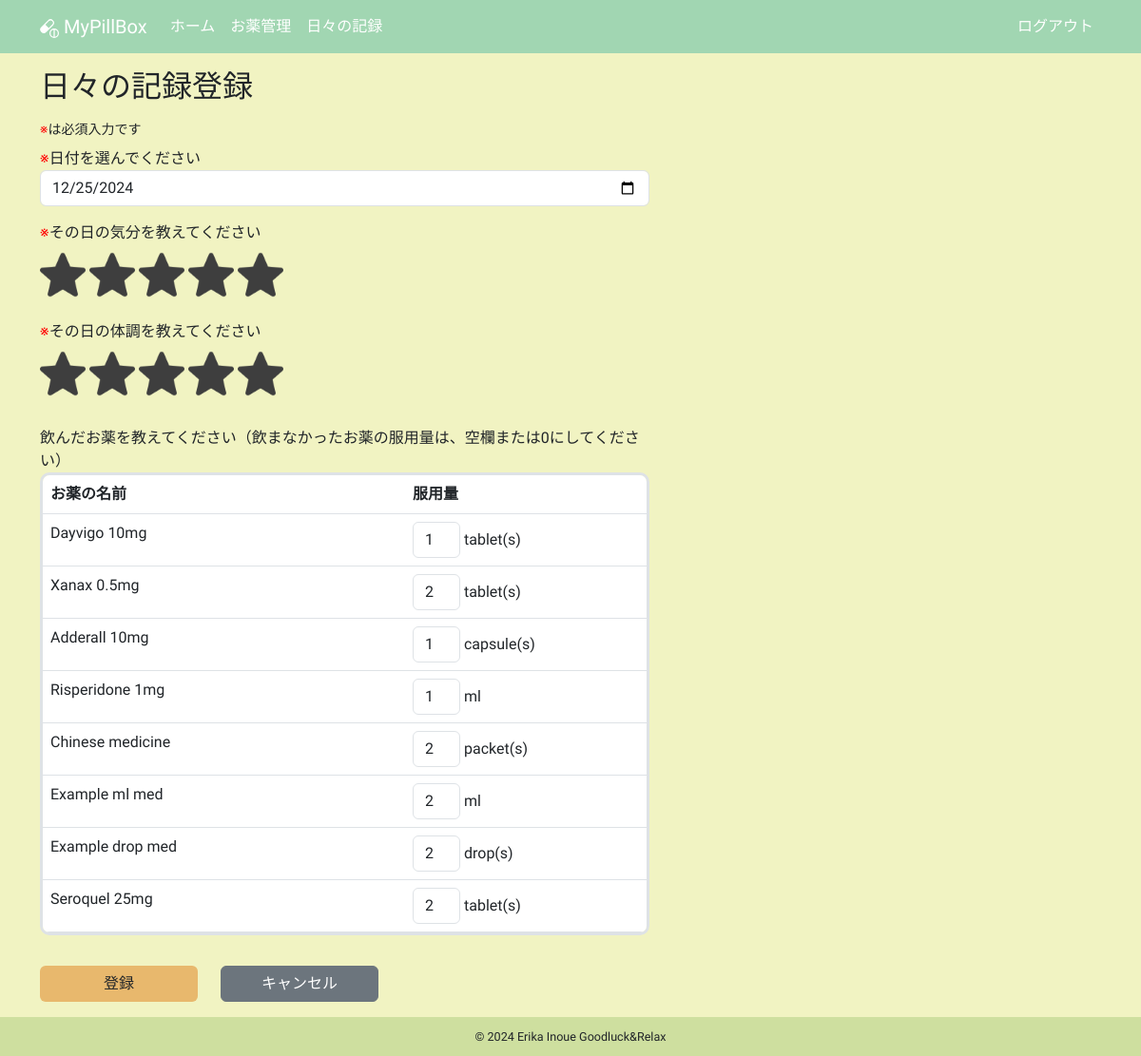
The page /logs/create_daily_log (signed in) on the database its author committed.
### app/models.py (models this page shows, shortened)
class Medicine(db.Model):
    __tablename__ = "medicines"
    id: so.Mapped[int] = so.mapped_column(primary_key=True)
    name: so.Mapped[str] = so.mapped_column(sa.String(100))
    taking_start_date: so.Mapped[datetime.date] = so.mapped_column(sa.Date)
    dose_per_day: so.Mapped[Optional[float]]
    taking_timing: so.Mapped[Optional[str]] = so.mapped_column(sa.String(100))
    memo: so.Mapped[Optional[str]] = so.mapped_column(sa.Text)
    rating: so.Mapped[Optional[int]] = so.mapped_column(default=0)
    is_active: so.Mapped[bool] = so.mapped_column(sa.Boolean)
    taking_unit: so.Mapped[str] = so.mapped_column(sa.String(10))
    user_id: so.Mapped[int] = so.mapped_column(sa.ForeignKey(User.id))
    user: so.Mapped[User] = so.relationship(back_populates="medicines")
    daily_log_details: so.Mapped[list["DailyLogDetail"]] = so.relationship(
        cascade="all, delete-orphan", back_populates="medicine"
    )

### app/logs/routes.py (the view, shortened to what this page needs)
@bp.route("/create_daily_log", methods=["GET", "POST"])
@login_required
def create_daily_log():
    title = _("日々の記録登録")
    form = DailyLogForm()
    active_query = (
        sa.select(Medicine)
        .where(Medicine.user == current_user, Medicine.is_active == True)
        .order_by(Medicine.id)
    )
    active_medicines = db.session.scalars(active_query).all()
    locale = g.locale
    formatted_units = {
        med.id: format_unit(med.taking_unit, locale) for med in active_medicines
    }
    form.details.min_entries = len(active_medicines)
    for medicine in active_medicines:
        detail_entry = form.details.append_entry()
        detail_entry.dose.data = (
            int(medicine.dose_per_day)
            if medicine.dose_per_day and medicine.dose_per_day.is_integer()
            else medicine.dose_per_day
        )
    return render_template(
        "logs/create_daily_log.html",
        form=form,
        medicines=active_medicines,
        title=title,
        unit_labels=formatted_units,
    )

### app/logs/forms.py (shortened to what this page needs)
class DailyLogForm(FlaskForm):
    date = DateField(
        _l("日付を選んでください"),
        format="%Y-%m-%d",
        validators=[DataRequired(message=_l("日付は必須入力です"))],
    )
    mood = HiddenField(
        _l("その日の気分を教えてください"),
        validators=[DataRequired(message=_l("気分は必須入力です"))],
    )
    condition = HiddenField(
        _l("その日の体調を教えてください"),
        validators=[DataRequired(message=_l("体調は必須入力です"))],
    )
    details = FieldList(FormField(DailyLogDetailForm))
    submit = SubmitField(_l("登録"))

class DailyLogDetailForm(Form):
    dose = MyFloatField(_l("服用量"))

### app/__init__.py (called while the page is built)
def get_locale():
    return request.accept_languages.best_match(current_app.config["LANGUAGES"])

### app/helpers.py (called while the page is built)
def format_unit(taking_unit, locale):
    if locale.startswith("en"):
        if taking_unit in ["tablet", "capsule", "packet", "drop"]:
            return f"{taking_unit}(s)"
        return taking_unit  # デフォルトの表示
    return unit_labels.get(taking_unit, taking_unit)  # 日本語版

### app/main/routes.py (called while the page is built)
@bp.before_app_request
def before_request():
    g.locale = str(get_locale())

### app/models.py (called while the page is built)
@login.user_loader
def load_user(id):
    return db.session.get(User, int(id))

### app/templates/logs/create_daily_log.html (shortened to what this page needs)
{% extends "base.html" %}
{% block content %}
  <h2 class="mb-3">{{ _("日々の記録登録") }}</h2>
  {% if not medicines %}
    <p>{{ _("服用中のお薬がありません まず、お薬管理メニューから服用中のお薬を登録しましょう") }}</p>
  {% else %}
    <small class="d-block mb-2"><span class="red">※</span>{{ _("は必須入力です") }}</small>
    <form action="" method="post" novalidate>
      <div class="row">
        <div class="col-12 col-lg-7 mb-3">
          <span class="red">※</span>{{ form.date.label }}
          {{ form.date(class="form-control" + (" is-invalid" if form.date.errors else "") ) }}
        </div>
        <div class="col-12 col-lg-7 mb-3">
          <span class="red">※</span>{{ form.mood.label }}
          <br>
          {% for i in range(1, 6) %}
            {% if form.mood.data|int >= i %}
              <img src="{{ url_for('static', filename='images/star_on.png') }}"
                   id="{{ i }}"
                   class="star star-rating mood-star rating-checked my-2"
                   onclick="StarRate(this)"
                   alt="star">
            {% else %}
              <img src="{{ url_for('static', filename='images/star_on.png') }}"
                   id="{{ i }}"
                   class="star star-rating mood-star my-2"
                   onclick="StarRate(this)"
                   alt="star">
            {% endif %}
          {% endfor %}
        </div>
        <div class="col-12 col-lg-7 mb-4">
          <span class="red">※</span>{{ form.condition.label }}
          <br>
          {% for i in range(1, 6) %}
            {% if form.condition.data|int >= i %}
              <img src="{{ url_for('static', filename='images/star_on.png') }}"
                   id="{{ i }}"
                   class="star star-rating condition-star rating-checked my-2"
                   onclick="StarRate(this)"
                   alt="star">
            {% else %}
              <img src="{{ url_for('static', filename='images/star_on.png') }}"
                   id="{{ i }}"
                   class="star star-rating condition-star my-2"
                   onclick="StarRate(this)"
                   alt="star">
            {% endif %}
          {% endfor %}
        </div>
        <div class="col-12 col-lg-7 mb-3">
          <p class="mb-0">{{ _("飲んだお薬を教えてください（飲まなかったお薬の服用量は、空欄または0にしてください）") }}</p>
          <table class="table table-hover table-input">
            <thead>
              <tr>
                <th>{{ _("お薬の名前") }}</th>
                <th>{{ _("服用量") }}</th>
              </tr>
            </thead>
            <tbody>
              {% for medicine in medicines %}
                <tr>
                  <td style="width: 60%;">{{ medicine.name }}</td>
                  <td style="width:40%;">
                    {{ form.details[loop.index0].dose(class="form-control d-inline-block" + (" is-invalid dose-is-invalid" if form.details[loop.index0].errors else "") , style="width: 50px;" ) }} {{ unit_labels[medicine.id] }}
                  </td>
                </tr>
              {% endfor %}
            </tbody>
          </table>
        </div>
      </div>
      <div class="row mb-3">
        <div class="col-5 col-lg-2">{{ form.submit(class="btn btn-custom w-100") }}</div>
        <div class="col-5 col-lg-2">
          <a href="{{ url_for('logs.daily_logs') }}"
             class="btn btn-secondary w-100">{{ _("キャンセル") }}</a>
        </div>
      </div>
    </form>
  {% endif %}
{% endblock content %}

### app/static/css/base.css (style rules this page uses)
html, body { height: 100%; }
body { background-color: #F1F3C2; font-family: "Zen Maru Gothic", sans-serif; font-weight: 500; font-style: normal; display: flex; flex-direction: column; }
.btn-custom { background-color: #E8B86D; font-weight: 500; }
.red { color: red; }
.star-rating { width: 3em; height: 3em; filter: invert(99%) sepia(1%) saturate(0%) hue-rotate(161deg) brightness(101%) contrast(104%); cursor: pointer; }
.table { border-collapse: separate; border-spacing: 0; border-radius: 10px; overflow: hidden; }
.table-input { border: 3px #dee2e6 solid }

### rows shown on the page
Medicine: name "Dayvigo 10mg", details "1", unit_labels "tablet(s)"
Medicine: name "Xanax 0.5mg", details "2", unit_labels "tablet(s)"
Medicine: name "Adderall 10mg", details "1", unit_labels "capsule(s)"
Medicine: name "Risperidone 1mg", details "1", taking_unit "ml"
Medicine: name "Chinese medicine", details "2", unit_labels "packet(s)"
Medicine: name "Example ml med", details "2", taking_unit "ml"
Medicine: name "Example drop med", details "2", unit_labels "drop(s)"
Medicine: name "Seroquel 25mg", details "2", unit_labels "tablet(s)"
